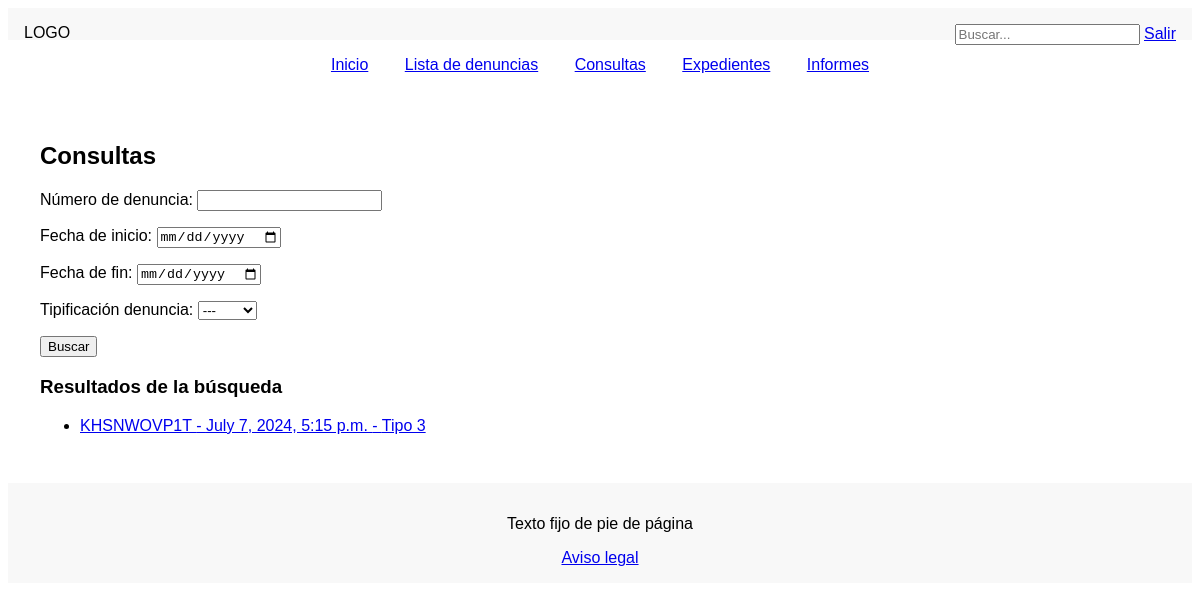
/consultas/ (signed in), run on the app's committed database.
### myapp/models.py (models this page shows, shortened)
class Denuncia(models.Model):
    ESTADO_CHOICES = [
        ('recibida', 'Recibida'),
        ('en_evaluacion', 'En evaluación'),
        ('en_investigacion', 'En investigación'),
        ('concluida', 'Concluida'),
    ]
    TIPIFICACION_CHOICES = [
        ('tipo1', 'Tipo 1'),
        ('tipo2', 'Tipo 2'),
        ('tipo3', 'Tipo 3'),
    ]
    VINCULO_CHOICES = [
        ('empleado_publico', 'Soy empleado público'),
        ('proveedor', 'Trabajo para una empresa proveedora'),
    ]
    hecho_denunciado = models.TextField()
    tipificacion_denuncia = models.CharField(max_length=100, choices=TIPIFICACION_CHOICES)
    nombre = models.CharField(max_length=100, blank=True)
    apellidos = models.CharField(max_length=100, blank=True)
    telefono = models.CharField(max_length=20, blank=True)
    correo = models.EmailField(blank=True)
    dni = models.CharField(max_length=20, blank=True)
    vinculo = models.CharField(max_length=100, choices=VINCULO_CHOICES)
    captcha = models.CharField(max_length=10)
    codigo_identificacion = models.CharField(max_length=10, unique=True)
    fecha_hora = models.DateTimeField(auto_now_add=True)
    estado = models.CharField(max_length=20, choices=ESTADO_CHOICES, default='recibida')

### myapp/views.py (the view)
# urls.py: path('consultas/', views.consultas, name='consultas'),
@login_required
def consultas(request):
    form = SearchForm(request.GET)
    denuncias = Denuncia.objects.all()
    if form.is_valid():
        numero_denuncia = form.cleaned_data.get('numero_denuncia')
        fecha_inicio = form.cleaned_data.get('fecha_inicio')
        fecha_fin = form.cleaned_data.get('fecha_fin')
        tipificacion_denuncia = form.cleaned_data.get('tipificacion_denuncia')
        if numero_denuncia:
            denuncias = denuncias.filter(codigo_identificacion__icontains=numero_denuncia)
        if fecha_inicio and fecha_fin:
            denuncias = denuncias.filter(fecha_hora__range=[fecha_inicio, fecha_fin])
        if tipificacion_denuncia:
            denuncias = denuncias.filter(tipificacion_denuncia=tipificacion_denuncia)
    return render(request, 'consultas.html', {'form': form, 'denuncias': denuncias})

### myapp/forms.py
class SearchForm(forms.Form):
    numero_denuncia = forms.CharField(label='Número de denuncia', required=False)
    fecha_inicio = forms.DateField(label='Fecha de inicio', widget=forms.DateInput(attrs={'type': 'date'}), required=False)
    fecha_fin = forms.DateField(label='Fecha de fin', widget=forms.DateInput(attrs={'type': 'date'}), required=False)
    tipificacion_denuncia = forms.ChoiceField(label='Tipificación denuncia', choices=[('', '---')] + Denuncia.TIPIFICACION_CHOICES, required=False)

### myapp/templates/consultas.html (shortened to what this page needs)
{% extends 'base.html' %}
{% block content %}
<h2>Consultas</h2>
<form method="get">
    {{ form.as_p }}
    <button type="submit">Buscar</button>
</form>
{% if denuncias %}
    <h3>Resultados de la búsqueda</h3>
    <ul>
    {% for denuncia in denuncias %}
        <li><a href="{% url 'detalle_denuncia' denuncia.pk %}">{{ denuncia.codigo_identificacion }} - {{ denuncia.fecha_hora }} - {{ denuncia.get_tipificacion_denuncia_display }}</a></li>
    {% endfor %}
    </ul>
{% else %}
    <p>No se encontraron resultados.</p>
{% endif %}
{% endblock %}

### myapp/static/css/styles.css (style rules this page uses)
body { font-family: Arial, sans-serif; background-color: #ffffff; }

### data on the page
Denuncia: codigo_identificacion "KHSNWOVP1T", fecha_hora "July 7, 2024, 5:15 p.m.", tipificacion_denuncia "Tipo 3"
